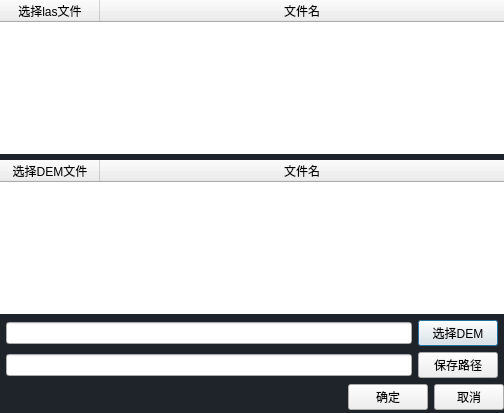
<?xml version="1.0" encoding="UTF-8"?>
<ui version="4.0">
 <class>Dialog</class>
 <widget class="QDialog" name="Dialog">
  <property name="geometry">
   <rect>
    <x>0</x>
    <y>0</y>
    <width>504</width>
    <height>413</height>
   </rect>
  </property>
  <property name="windowTitle">
   <string>点云归一化</string>
  </property>
  <property name="styleSheet">
   <string notr="true">QDialog{
	background-color:#1f232a;
}



</string>
  </property>
  <layout class="QVBoxLayout" name="verticalLayout_2">
   <property name="spacing">
    <number>0</number>
   </property>
   <property name="leftMargin">
    <number>0</number>
   </property>
   <property name="topMargin">
    <number>0</number>
   </property>
   <property name="rightMargin">
    <number>0</number>
   </property>
   <property name="bottomMargin">
    <number>0</number>
   </property>
   <item>
    <layout class="QVBoxLayout" name="verticalLayout">
     <property name="spacing">
      <number>6</number>
     </property>
     <item>
      <layout class="QHBoxLayout" name="horizontalLayout"/>
     </item>
     <item>
      <widget class="QTreeWidget" name="file_tree_widget">
       <property name="styleSheet">
        <string notr="true">QTreeWidget {
                        border: 0.2px solid white; /* 设置描边 */
                        border-radius: 5px; /* 设置圆角 */
                    }

                    QTreeWidget::item {
                        padding: 5px;
            
                    }</string>
       </property>
       <column>
        <property name="text">
         <string>选择las文件</string>
        </property>
        <property name="textAlignment">
         <set>AlignCenter</set>
        </property>
       </column>
       <column>
        <property name="text">
         <string>文件名</string>
        </property>
        <property name="textAlignment">
         <set>AlignCenter</set>
        </property>
       </column>
      </widget>
     </item>
     <item>
      <widget class="QTreeWidget" name="dem_tree_widget">
       <property name="styleSheet">
        <string notr="true">QTreeWidget {
                        border: 0.2px solid white; /* 设置描边 */
                        border-radius: 5px; /* 设置圆角 */
                    }

                    QTreeWidget::item {
                        padding: 5px;
            
                    }</string>
       </property>
       <column>
        <property name="text">
         <string>选择DEM文件</string>
        </property>
        <property name="textAlignment">
         <set>AlignCenter</set>
        </property>
       </column>
       <column>
        <property name="text">
         <string>文件名</string>
        </property>
        <property name="textAlignment">
         <set>AlignCenter</set>
        </property>
       </column>
      </widget>
     </item>
     <item>
      <layout class="QHBoxLayout" name="horizontalLayout_3">
       <property name="leftMargin">
        <number>6</number>
       </property>
       <property name="rightMargin">
        <number>6</number>
       </property>
       <item>
        <widget class="QLineEdit" name="file_path_dem"/>
       </item>
       <item>
        <widget class="QPushButton" name="select_dem">
         <property name="text">
          <string>选择DEM</string>
         </property>
        </widget>
       </item>
      </layout>
     </item>
     <item>
      <layout class="QHBoxLayout" name="horizontalLayout_6">
       <property name="leftMargin">
        <number>6</number>
       </property>
       <property name="rightMargin">
        <number>6</number>
       </property>
       <item>
        <widget class="QLineEdit" name="file_path_save"/>
       </item>
       <item>
        <widget class="QPushButton" name="select_save_file">
         <property name="text">
          <string>保存路径</string>
         </property>
        </widget>
       </item>
      </layout>
     </item>
     <item>
      <layout class="QHBoxLayout" name="horizontalLayout_2">
       <property name="topMargin">
        <number>0</number>
       </property>
       <property name="bottomMargin">
        <number>3</number>
       </property>
       <item>
        <spacer name="horizontalSpacer">
         <property name="orientation">
          <enum>Qt::Orientation::Horizontal</enum>
         </property>
         <property name="sizeHint" stdset="0">
          <size>
           <width>40</width>
           <height>20</height>
          </size>
         </property>
        </spacer>
       </item>
       <item>
        <spacer name="horizontalSpacer_2">
         <property name="orientation">
          <enum>Qt::Orientation::Horizontal</enum>
         </property>
         <property name="sizeHint" stdset="0">
          <size>
           <width>40</width>
           <height>20</height>
          </size>
         </property>
        </spacer>
       </item>
       <item>
        <widget class="QPushButton" name="accept">
         <property name="styleSheet">
          <string notr="true"/>
         </property>
         <property name="text">
          <string>确定</string>
         </property>
        </widget>
       </item>
       <item>
        <widget class="QPushButton" name="reject">
         <property name="maximumSize">
          <size>
           <width>70</width>
           <height>16777215</height>
          </size>
         </property>
         <property name="text">
          <string>取消</string>
         </property>
        </widget>
       </item>
      </layout>
     </item>
    </layout>
   </item>
  </layout>
 </widget>
 <resources>
  <include location="../assets/icons/icon.qrc"/>
 </resources>
 <connections>
  <connection>
   <sender>reject</sender>
   <signal>clicked()</signal>
   <receiver>Dialog</receiver>
   <slot>reject()</slot>
   <hints>
    <hint type="sourcelabel">
     <x>411</x>
     <y>306</y>
    </hint>
    <hint type="destinationlabel">
     <x>276</x>
     <y>-26</y>
    </hint>
   </hints>
  </connection>
  <connection>
   <sender>accept</sender>
   <signal>clicked()</signal>
   <receiver>Dialog</receiver>
   <slot>accept()</slot>
   <hints>
    <hint type="sourcelabel">
     <x>332</x>
     <y>306</y>
    </hint>
    <hint type="destinationlabel">
     <x>336</x>
     <y>-33</y>
    </hint>
   </hints>
  </connection>
 </connections>
</ui>
